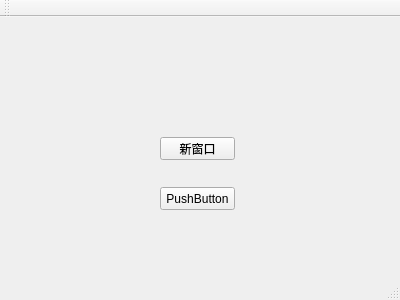
<?xml version="1.0" encoding="UTF-8"?>
<ui version="4.0">
 <class>MainWindow</class>
 <widget class="QMainWindow" name="MainWindow">
  <property name="geometry">
   <rect>
    <x>0</x>
    <y>0</y>
    <width>400</width>
    <height>300</height>
   </rect>
  </property>
  <property name="windowTitle">
   <string>MainWindow</string>
  </property>
  <widget class="QWidget" name="centralWidget">
   <widget class="QPushButton" name="pushButton">
    <property name="geometry">
     <rect>
      <x>160</x>
      <y>120</y>
      <width>75</width>
      <height>23</height>
     </rect>
    </property>
    <property name="text">
     <string>新窗口</string>
    </property>
   </widget>
   <widget class="QPushButton" name="pushButton_2">
    <property name="geometry">
     <rect>
      <x>160</x>
      <y>170</y>
      <width>75</width>
      <height>23</height>
     </rect>
    </property>
    <property name="text">
     <string>PushButton</string>
    </property>
   </widget>
  </widget>
  <widget class="QMenuBar" name="menuBar">
   <property name="geometry">
    <rect>
     <x>0</x>
     <y>0</y>
     <width>400</width>
     <height>23</height>
    </rect>
   </property>
  </widget>
  <widget class="QToolBar" name="mainToolBar">
   <attribute name="toolBarArea">
    <enum>TopToolBarArea</enum>
   </attribute>
   <attribute name="toolBarBreak">
    <bool>false</bool>
   </attribute>
  </widget>
  <widget class="QStatusBar" name="statusBar"/>
 </widget>
 <layoutdefault spacing="6" margin="11"/>
 <resources/>
 <connections/>
</ui>
